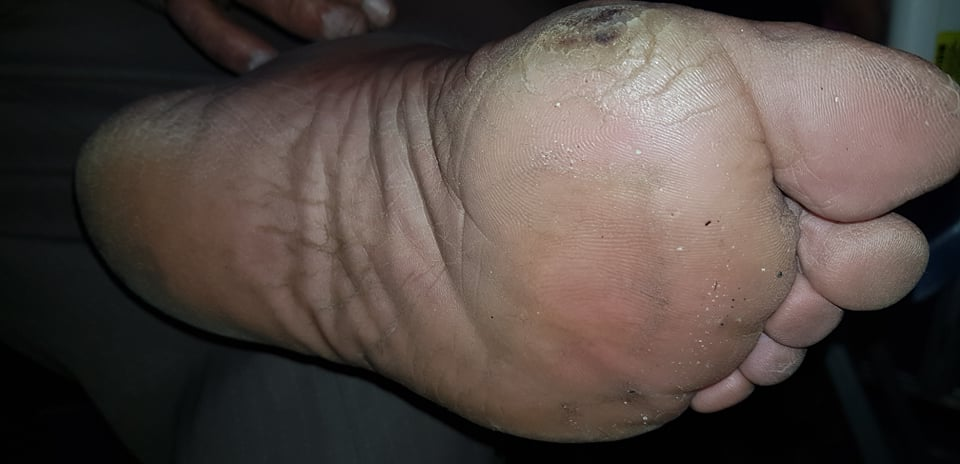
#> input picture samples/case-a.jpg, 960 x 464 px
$ python -i area_calculator.py   (imports and definitions only)
#> lines starting #> are read from the running program, lines starting #| are printed output that depends on the picture; after the words box and inside, x2 and y2 are one past the last pixel; in counts of white or black regions, pixels touching at a corner belong together
#> further down, picture is the input picture: PIL image 960x464 RGB; mean R, G, B 81.7, 71, 66.2
import cv2
import numpy as np
from PIL import Image

# 발 사진 평균 크기 가정: 약 20cm x 25cm
# 이미지 픽셀 → cm² 환산 (rough estimate)
ASSUMED_FOOT_WIDTH_CM = 9.0
ASSUMED_FOOT_HEIGHT_CM = 20.0


def estimate_wound_area(image: Image.Image) -> float | None:
    """
    OpenCV contour detection으로 궤양 면적(cm²) 추정.
    붉은/어두운 상처 영역을 검출해 전체 이미지 대비 비율로 환산.
    """
    img = np.array(image.convert("RGB"))
    h, w = img.shape[:2]
#> h = 464; w = 960

    # HSV 색공간에서 붉은/어두운 상처 영역 마스킹
    hsv = cv2.cvtColor(img, cv2.COLOR_RGB2HSV)
#> hsv: shape (464, 960, 3); mean H, S, V 38.1, 60.7, 83.1

    # 붉은 영역 (infection/open wound)
    mask_red1 = cv2.inRange(hsv, (0,  60, 40), (10,  255, 255))
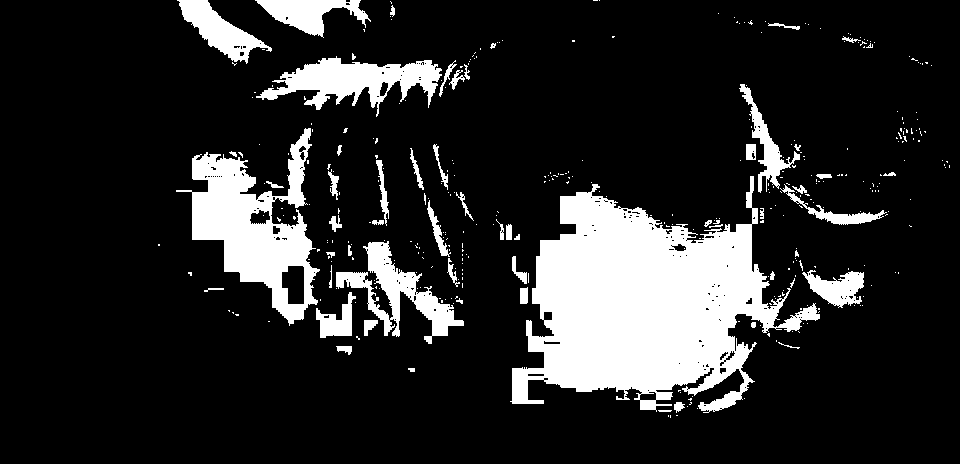
#> mask_red1: shape (464, 960); 16% white; 379 white regions (324 under 20 px), largest, box (x1, y1, x2, y2) and area: (510, 176, 820, 413) 38192, (176, 128, 320, 326) 11222, (256, 56, 442, 117) 4887
    mask_red2 = cv2.inRange(hsv, (165, 60, 40), (180, 255, 255))
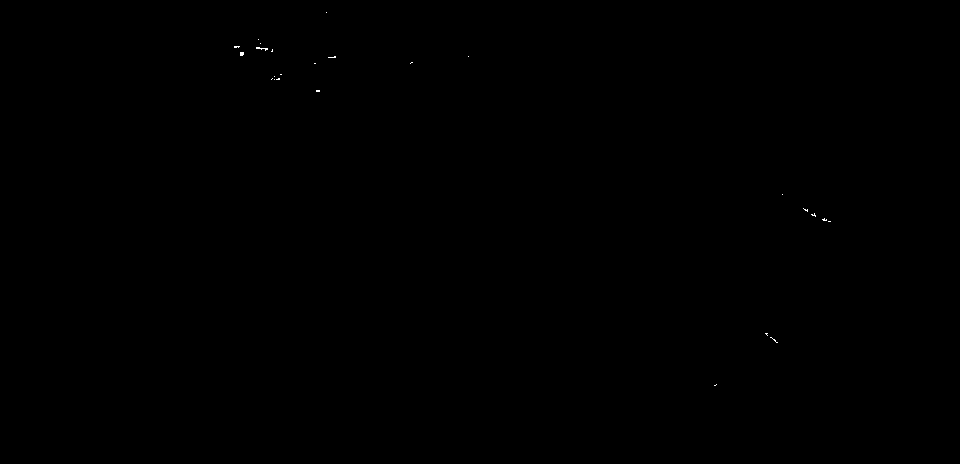
#> mask_red2: shape (464, 960); 0.03% white in thin lines or dots, all inside (x1, y1, x2, y2) = (234, 12, 831, 386)
    # 어두운 영역 (necrosis/eschar)
    mask_dark = cv2.inRange(hsv, (0, 0, 0), (180, 255, 60))
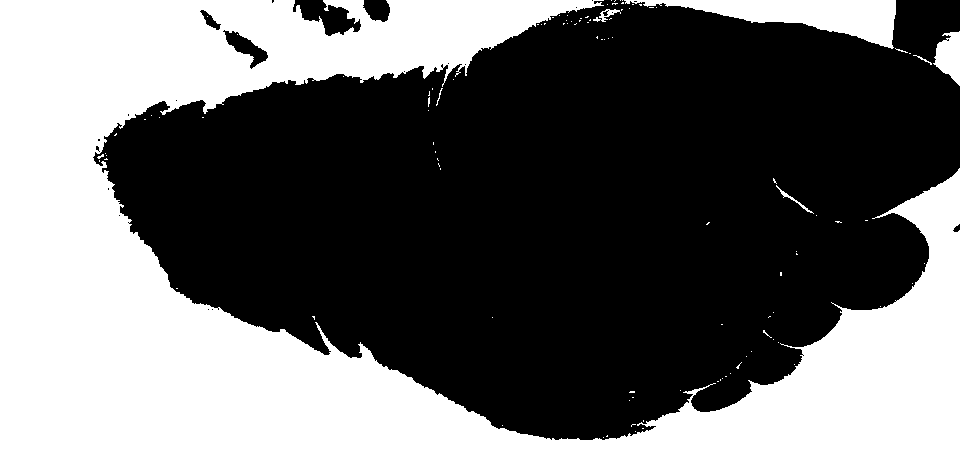
#> mask_dark: shape (464, 960); 41.5% white; 107 white regions (100 under 20 px), largest, box (x1, y1, x2, y2) and area: (0, 0, 960, 464) 177704, (624, 0, 896, 49) 5670, (933, 31, 960, 86) 947

    mask = cv2.bitwise_or(mask_red1, cv2.bitwise_or(mask_red2, mask_dark))
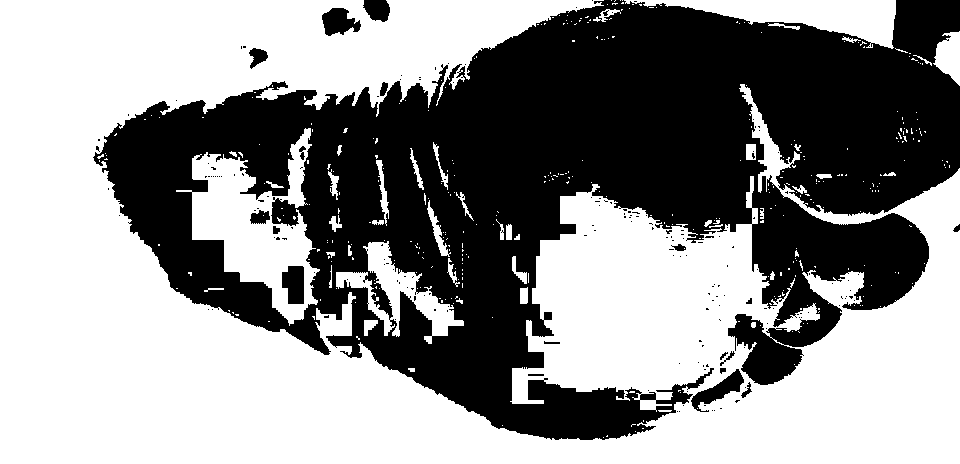
#> mask: shape (464, 960); 56.2% white; 184 black regions (165 under 20 px), largest, box (x1, y1, x2, y2) and area: (93, 0, 960, 440) 190866, (691, 369, 744, 412) 799, (322, 8, 361, 36) 711

    # 노이즈 제거
    kernel = cv2.getStructuringElement(cv2.MORPH_ELLIPSE, (7, 7))
    mask = cv2.morphologyEx(mask, cv2.MORPH_CLOSE, kernel)
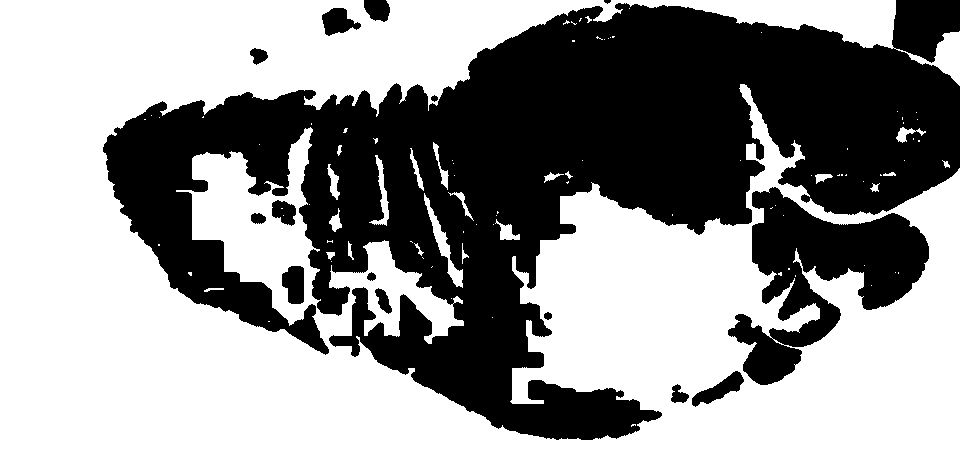
#> mask: shape (464, 960); 58.1% white; 15 black regions, largest, box (x1, y1, x2, y2) and area: (103, 0, 960, 440) 165637, (728, 187, 929, 385) 17208, (692, 371, 744, 407) 739
    mask = cv2.morphologyEx(mask, cv2.MORPH_OPEN,  kernel)
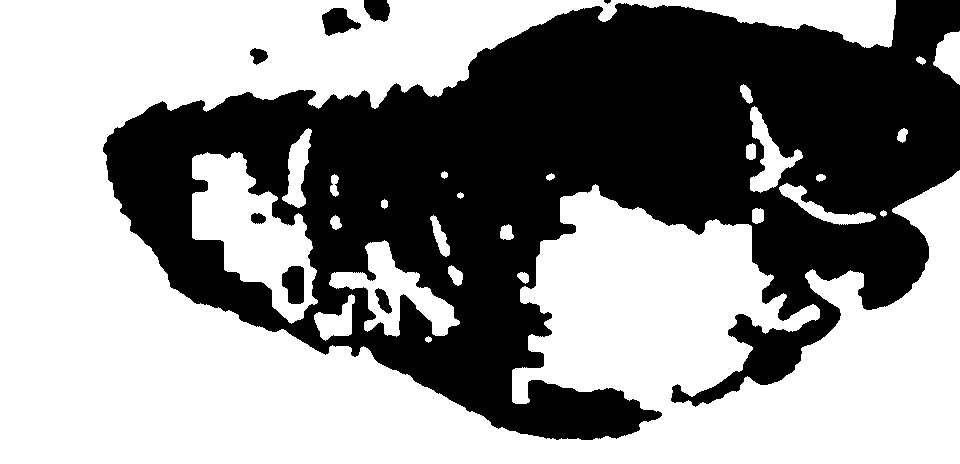
#> mask: shape (464, 960); 57.1% white; 8 black regions, largest, box (x1, y1, x2, y2) and area: (103, 0, 960, 440) 188680, (282, 266, 304, 304) 682, (322, 8, 361, 36) 673

    wound_pixels = int(np.count_nonzero(mask))
#> wound_pixels = 254372
    total_pixels = h * w
#> total_pixels = 445440

    if wound_pixels == 0:
        return None

    wound_ratio = wound_pixels / total_pixels
#> wound_ratio = 0.571

    # 픽셀 비율 → cm² (발 전체 면적 기준)
    foot_area_cm2 = ASSUMED_FOOT_WIDTH_CM * ASSUMED_FOOT_HEIGHT_CM
    area_cm2 = round(wound_ratio * foot_area_cm2, 2)
#> area_cm2 = 102.8

    return area_cm2 if area_cm2 > 0.1 else None

>>> from PIL import Image
>>> picture = Image.open('../../../samples/case-a.jpg')
>>> result = estimate_wound_area(picture)
#> result = 102.8

$ run again, on samples/case-c.jpg
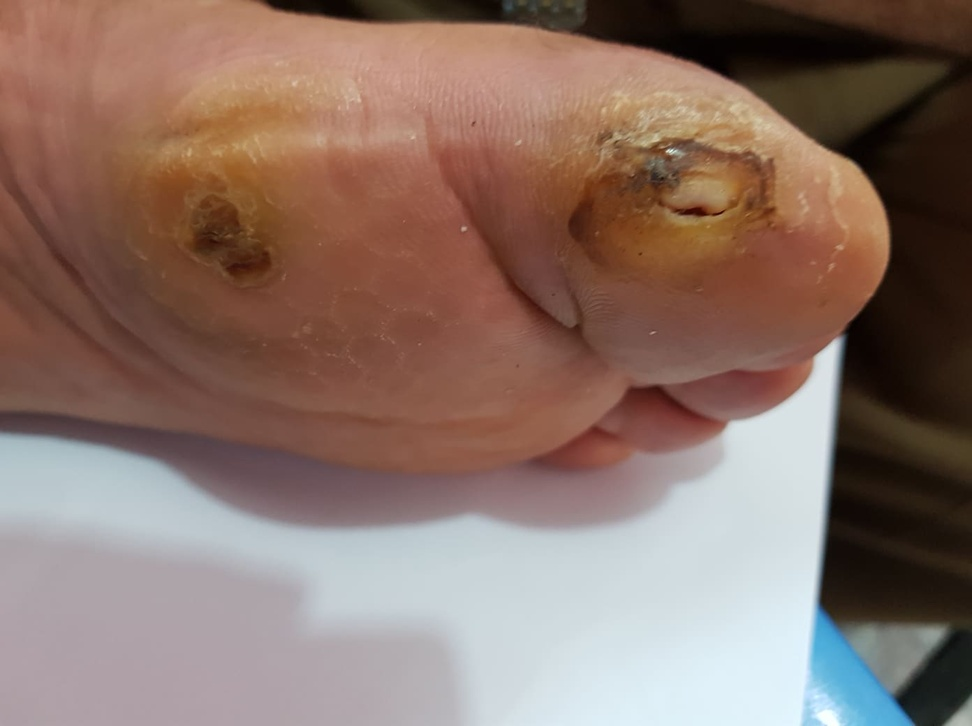
#> input picture samples/case-c.jpg, 972 x 726 px, shrunk from 1392 x 1040 before the run
#> picture is the input picture: PIL image 972x726 RGB; mean R, G, B 138.9, 114.8, 104.9
#> hsv: shape (726, 972, 3); mean H, S, V 50.2, 94.9, 143.2
#> in estimate_wound_area, `mask_red1 = cv2.inRange(hsv, (0,  60, 40), (10,  255, 255))`:
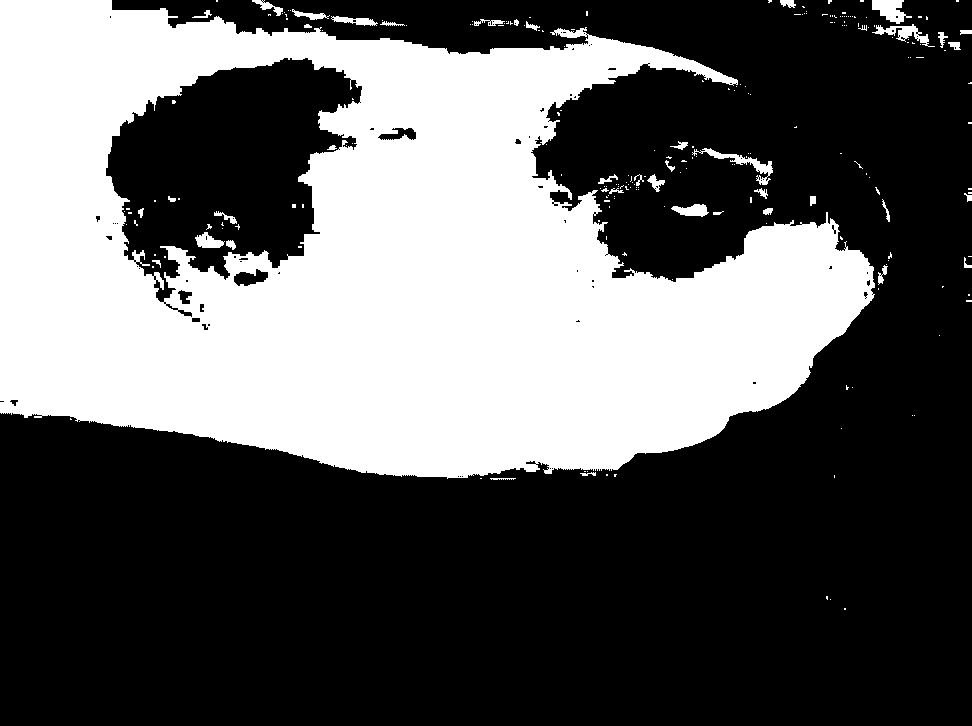
#> mask_red1: shape (726, 972); 36.9% white; 227 white regions (185 under 20 px), largest, box (x1, y1, x2, y2) and area: (0, 0, 875, 479) 255325, (692, 148, 773, 185) 588, (872, 0, 912, 24) 548
#> mask_red2: shape (726, 972); 0.76% white; 32 white regions (25 under 20 px), largest, box (x1, y1, x2, y2) and area: (216, 440, 615, 490) 2966, (0, 413, 180, 449) 1819, (224, 458, 256, 469) 267
#> mask_dark: shape (726, 972); 13% white; 21 white regions (14 under 20 px), largest, box (x1, y1, x2, y2) and area: (572, 0, 972, 726) 87138, (400, 0, 578, 23) 2685, (265, 0, 399, 20) 1929
#> in estimate_wound_area, `mask = cv2.morphologyEx(mask, cv2.MORPH_OPEN,  kernel)`:
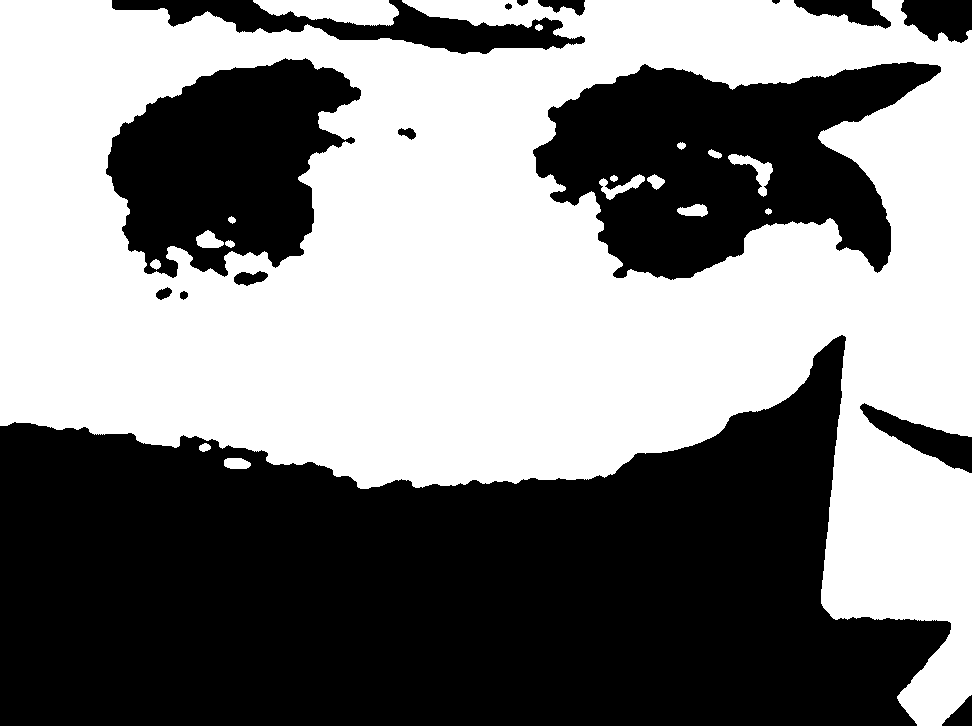
#> mask: shape (726, 972); 51% white; 16 black regions, largest, box (x1, y1, x2, y2) and area: (0, 335, 951, 726) 239006, (533, 62, 941, 280) 52487, (106, 58, 361, 278) 35985
#> wound_pixels = 360225
#> wound_ratio = 0.51
#> area_cm2 = 91.88
